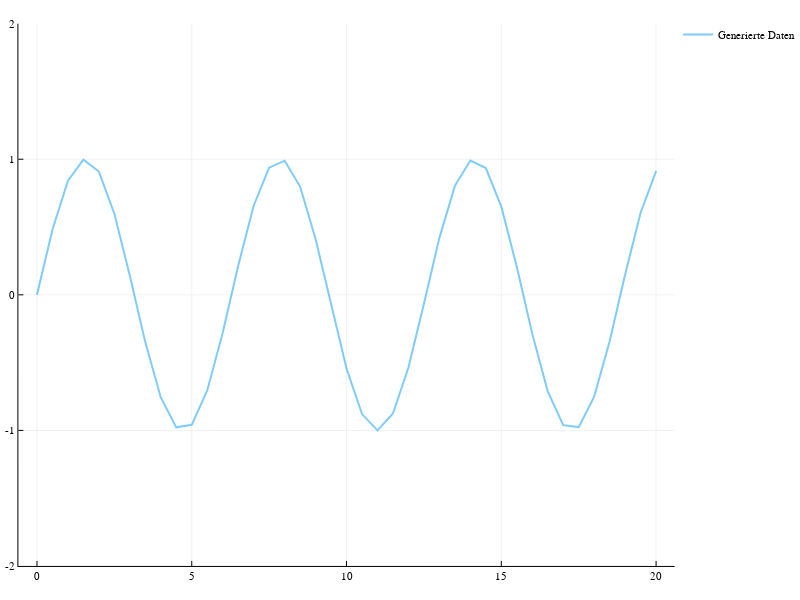

Here is the notebook cell this chart was saved with:
### Markdown cell above
### Experiment: Nachführen von Sinus Signal

Dazu generieren wir sinus Signal:

### Code cell
data_scale = 0.5
x = collect(0:data_scale:20)
y = sin.(x)
plot(x, y, ylim = (-2, 2), label = "Generierte Daten")

### Figure 1 — Plotly figure (JSON) as saved in the notebook; plotly's stock layout.template omitted (floating-point values rounded to 4 significant figures)
{"data": [{"colorbar": {"title": ""}, "hoverinfo": "text", "legendgroup": "Generierte Daten", "line": {"color": "rgba(0, 154, 250, 0.500)", "dash": "solid", "shape": "linear", "width": 2}, "mode": "lines", "name": "Generierte Daten", "showlegend": true, "text": [null, null, null, null, null, null, null, null, null, null, null, null, null, null, null, null, null, null, null, null, null, null, null, null, null, null, null, null, null, null, null, null, null, null, null, null, null, null, null, null, null], "type": "scatter", "x": [0, 0.5, 1, 1.5, 2, 2.5, 3, 3.5, 4, 4.5, 5, 5.5, 6, 6.5, 7, 7.5, 8, 8.5, 9, 9.5, 10, 10.5, 11, 11.5, 12, 12.5, 13, 13.5, 14, 14.5, 15, 15.5, 16, 16.5, 17, 17.5, 18, 18.5, 19, 19.5, 20], "xaxis": "x1", "y": [0, 0.4794, 0.8415, 0.9975, 0.9093, 0.5985, 0.1411, -0.3508, -0.7568, -0.9775, -0.9589, -0.7055, -0.2794, 0.2151, 0.657, 0.938, 0.9894, 0.7985, 0.4121, -0.07515, -0.544, -0.8797, -1.0, -0.8755, -0.5366, -0.06632, 0.4202, 0.8038, 0.9906, 0.9349, 0.6503, 0.2065, -0.2879, -0.7118, -0.9614, -0.9756, -0.751, -0.3425, 0.1499, 0.6055, 0.9129], "yaxis": "y1", "zmax": 0.1, "zmin": -0.1}], "layout": {"annotations": [], "height": 600, "legend": {"bgcolor": "rgba(255, 255, 255, 1.000)", "bordercolor": "rgba(0, 0, 0, 1.000)", "font": {"color": "rgba(0, 0, 0, 1.000)", "family": "sans-serif", "size": 11}, "tracegroupgap": 0, "x": 1, "y": 1}, "margin": {"b": 20, "l": 0, "r": 0, "t": 20}, "paper_bgcolor": "rgba(255, 255, 255, 1.000)", "plot_bgcolor": "rgba(255, 255, 255, 1.000)", "showlegend": true, "width": 800, "xaxis": {"anchor": "y1", "domain": [0.02714, 0.9951], "gridcolor": "rgba(0, 0, 0, 0.100)", "gridwidth": 0.5, "linecolor": "rgba(0, 0, 0, 1.000)", "mirror": false, "range": [-0.6, 20.6], "showgrid": true, "showline": true, "showticklabels": true, "tickangle": 0, "tickcolor": "rgb(0, 0, 0)", "tickfont": {"color": "rgba(0, 0, 0, 1.000)", "family": "sans-serif", "size": 11}, "tickmode": "array", "ticks": "inside", "ticktext": ["0", "5", "10", "15", "20"], "tickvals": [0, 5, 10, 15, 20], "title": "", "titlefont": {"color": "rgba(0, 0, 0, 1.000)", "family": "sans-serif", "size": 15}, "type": "-", "visible": true, "zeroline": false, "zerolinecolor": "rgba(0, 0, 0, 1.000)"}, "yaxis": {"anchor": "x1", "domain": [0.02508, 0.9934], "gridcolor": "rgba(0, 0, 0, 0.100)", "gridwidth": 0.5, "linecolor": "rgba(0, 0, 0, 1.000)", "mirror": false, "range": [-2, 2], "showgrid": true, "showline": true, "showticklabels": true, "tickangle": 0, "tickcolor": "rgb(0, 0, 0)", "tickfont": {"color": "rgba(0, 0, 0, 1.000)", "family": "sans-serif", "size": 11}, "tickmode": "array", "ticks": "inside", "ticktext": ["-2", "-1", "0", "1", "2"], "tickvals": [-2, -1, 0, 1, 2], "title": "", "titlefont": {"color": "rgba(0, 0, 0, 1.000)", "family": "sans-serif", "size": 15}, "type": "-", "visible": true, "zeroline": false, "zerolinecolor": "rgba(0, 0, 0, 1.000)"}}}
